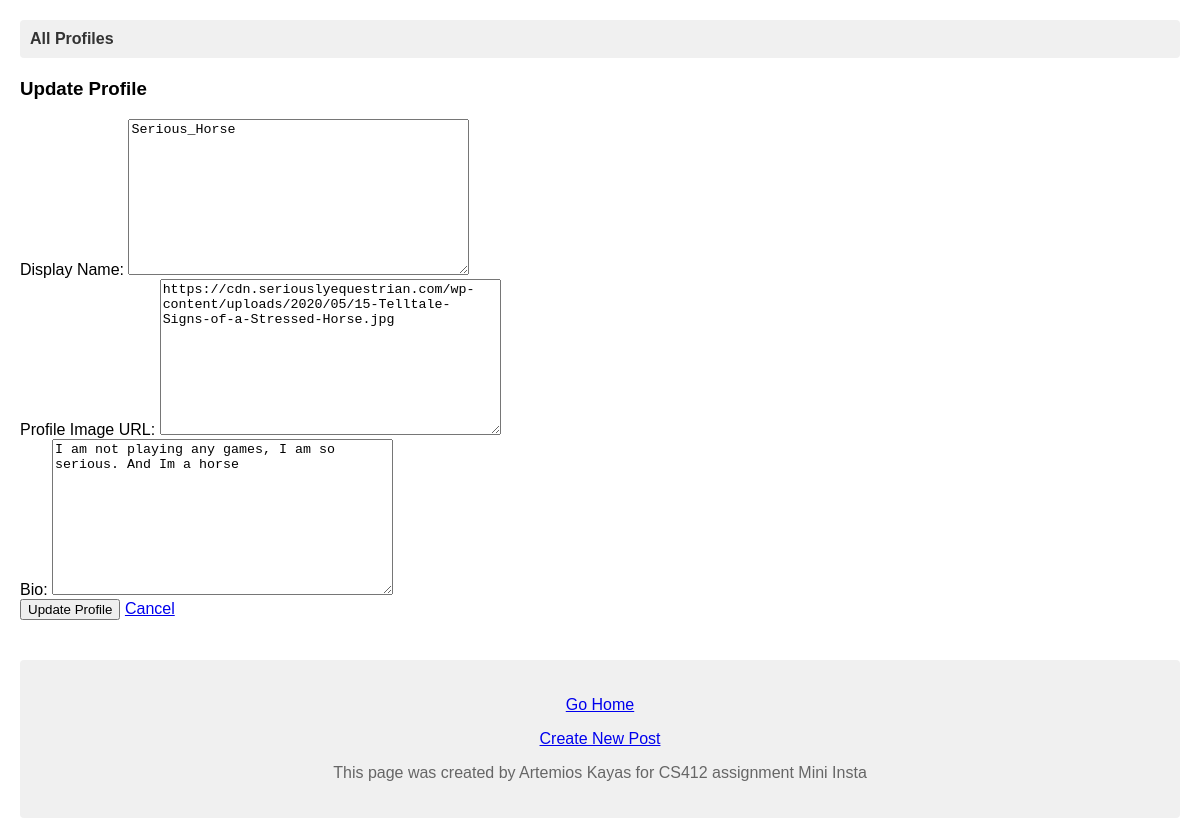
Screenshot of /mini_insta/profile/4/update/ with the database file from the repository.
### mini_insta/models.py (models this page shows, shortened)
class Profile(models.Model):
    username = models.TextField(blank=True)
    display_name = models.TextField(blank=True)
    profile_image_url = models.TextField(blank=True)
    bio_text = models.TextField(blank=True)
    join_date = models.DateField(auto_now=True)

### mini_insta/views.py (the view, shortened to what this page needs)
# urls.py: path('profile/<int:pk>/update/', UpdateProfileView.as_view(), name='update_profile'),
class UpdateProfileView(UpdateView):
    model = Profile
    form_class = UpdateProfileForm
    template_name = 'mini_insta/update_profile_form.html'

### mini_insta/forms.py
class UpdateProfileForm(forms.ModelForm):
    class Meta:
        model = Profile
        fields = ['display_name', 'profile_image_url', 'bio_text']

### mini_insta/templates/mini_insta/update_profile_form.html (shortened to what this page needs)
{% extends 'mini_insta/base.html' %}
{% block content %}
<div>
    <h3>Update Profile</h3>
    <form method="POST">
        <div>
            <label for="{{ form.display_name.id_for_label }}">Display Name:</label>
            {{ form.display_name }}
        </div>
        <div>
            <label for="{{ form.profile_image_url.id_for_label }}">Profile Image URL:</label>
            {{ form.profile_image_url }}
        </div>
        <div>
            <label for="{{ form.bio_text.id_for_label }}">Bio:</label>
            {{ form.bio_text }}
        </div>
        <div>
            <button type="submit">Update Profile</button>
            <a href="{% url 'show_profile' object.pk %}">Cancel</a>
        </div>
    </form>
</div>
{% endblock %}

### static/mini_insta.css (style rules this page uses)
body { font-family: Arial, sans-serif; margin: 0; padding: 20px; background-color: #fff; }

### rows the page displays
Profile: display_name "Serious_Horse", profile_image_url "https://cdn.seriouslyequestrian.com/wp-content/uploads/2020/05/15-Telltale-Signs-of-a-Stressed-Horse.jpg", bio_text "I am not playing any games, I am so serious. And Im a horse"
